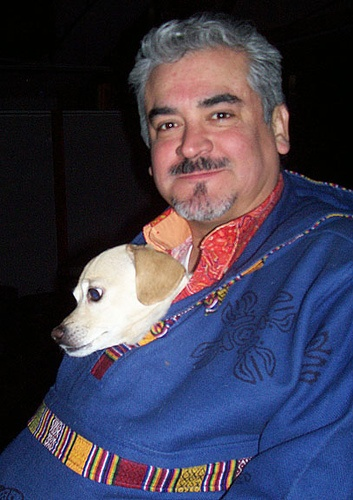
#> input picture deepblue/06.02.yolov5_mosic_anchor_kmeans/mosic/imgs/000001.jpg, 353 x 500 px; its folder holds only this picture in this run
$ jupyter execute --allow-errors mosic.ipynb
#> lines starting #> are read from the running program, lines starting #| are printed output that depends on the picture
# Yolo图像加载预处理
- YoloV5的训练的图像加载，流程如下，主要使用了马赛克增广(mosaic)：
    - 1.指定图像大小，例如640，注意没有指定宽高，仅仅是img_size = 640
    - 2.使用马赛克加载图像load_mosaic(self, index)
        - a.在所有dataset中选择4个图像（index，以及3个随机选择的图）
        - b.加载4个图像，并等比将图像长边缩放到img_size
        - c.创建一个大图，尺寸是2 * img_size, 2 * img_size，填充为全114、类型是uint8，3通道
        - c.将4个图像按照马赛克的方式拼接在一起放到大图上，例如指定随机uniform(img_size // 2, 2 * img_size - img_size // 2)中心为center，那么img1的右下角在center，img2的左下角在center，img3的右上角在center，img4的左上角在center
        - d.将4个图像的labels拼接为一个矩阵后，数值xywh变为left, top, right, bottom，并根据图像的位移，修改labels的位置
        - e.裁切超出区域的值，限制到（0, 2 * img_size）
        - f.此时得到输出，img为大图（2 * img_size, 2 * img_size），和labels（left, top, right, bottom）
        ```Python
        def load_mosaic(self, index):
            # loads images in a mosaic

            labels4 = []
            s = self.img_size
            yc, xc = [int(random.uniform(-x, 2 * s + x)) for x in self.mosaic_border]  # mosaic center x, y
            indices = [index] + [random.randint(0, len(self.labels) - 1) for _ in range(3)]  # 3 additional image indices
            for i, index in enumerate(indices):
                # Load image
                img, _, (h, w) = load_image(self, index)

                # place img in img4
                if i == 0:  # top left
                    img4 = np.full((s * 2, s * 2, img.shape[2]), 114, dtype=np.uint8)  # base image with 4 tiles
                    x1a, y1a, x2a, y2a = max(xc - w, 0), max(yc - h, 0), xc, yc  # xmin, ymin, xmax, ymax (large image)
                    x1b, y1b, x2b, y2b = w - (x2a - x1a), h - (y2a - y1a), w, h  # xmin, ymin, xmax, ymax (small image)
                elif i == 1:  # top right
                    x1a, y1a, x2a, y2a = xc, max(yc - h, 0), min(xc + w, s * 2), yc
                    x1b, y1b, x2b, y2b = 0, h - (y2a - y1a), min(w, x2a - x1a), h
                elif i == 2:  # bottom left
                    x1a, y1a, x2a, y2a = max(xc - w, 0), yc, xc, min(s * 2, yc + h)
                    x1b, y1b, x2b, y2b = w - (x2a - x1a), 0, max(xc, w), min(y2a - y1a, h)
                elif i == 3:  # bottom right
                    x1a, y1a, x2a, y2a = xc, yc, min(xc + w, s * 2), min(s * 2, yc + h)
                    x1b, y1b, x2b, y2b = 0, 0, min(w, x2a - x1a), min(y2a - y1a, h)

                img4[y1a:y2a, x1a:x2a] = img[y1b:y2b, x1b:x2b]  # img4[ymin:ymax, xmin:xmax]
                padw = x1a - x1b
                padh = y1a - y1b

                # Labels
                x = self.labels[index]
                labels = x.copy()
                if x.size > 0:  # Normalized xywh to pixel xyxy format
                    labels[:, 1] = w * (x[:, 1] - x[:, 3] / 2) + padw
                    labels[:, 2] = h * (x[:, 2] - x[:, 4] / 2) + padh
                    labels[:, 3] = w * (x[:, 1] + x[:, 3] / 2) + padw
                    labels[:, 4] = h * (x[:, 2] + x[:, 4] / 2) + padh
                labels4.append(labels)

            # Concat/clip labels
            if len(labels4):
                labels4 = np.concatenate(labels4, 0)
                # np.clip(labels4[:, 1:] - s / 2, 0, s, out=labels4[:, 1:])  # use with center crop
                np.clip(labels4[:, 1:], 0, 2 * s, out=labels4[:, 1:])  # use with random_affine
        ```
    - 3.random_affine，scale指定为0.5，这里translate和shear、degrees并没有使用
        - a.对大图进行随机变换，输出图像大小为img_size、img_size的目标大小
        - b.使用getRotationMatrix2D获取变换矩阵，中心为大图的中心，scale则是uniform(1 - scale, 1 + scale)
        - c.使用获取的变换矩阵对图像进行变换，并对框进行变换得到结果框
        - d.裁切坐标和宽高的大小，保证在图像内
        - e.根据条件保留box：
            - 第一条件：box的宽高大于2  (w > 2) & (h > 2)
            - 第二条件：box裁切后面积和box裁切前面积比 > 0.2
            - 第三条件：box的宽高比，高宽比最大值 < 20
        ```Python
        def random_affine(img, targets=(), degrees=10, translate=.1, scale=.1, shear=10, border=(0, 0)):
            # torchvision.transforms.RandomAffine(degrees=(-10, 10), translate=(.1, .1), scale=(.9, 1.1), shear=(-10, 10))
            # https://medium.com/uruvideo/dataset-augmentation-with-random-homographies-a8f4b44830d4
            # targets = [cls, xyxy]

            height = img.shape[0] + border[0] * 2  # shape(h,w,c)
            width = img.shape[1] + border[1] * 2

            # Rotation and Scale
            R = np.eye(3)
            a = random.uniform(-degrees, degrees)
            # a += random.choice([-180, -90, 0, 90])  # add 90deg rotations to small rotations
            s = random.uniform(1 - scale, 1 + scale)
            # s = 2 ** random.uniform(-scale, scale)
            R[:2] = cv2.getRotationMatrix2D(angle=a, center=(img.shape[1] / 2, img.shape[0] / 2), scale=s)

            # Translation
            T = np.eye(3)
            T[0, 2] = random.uniform(-translate, translate) * img.shape[1] + border[1]  # x translation (pixels)
            T[1, 2] = random.uniform(-translate, translate) * img.shape[0] + border[0]  # y translation (pixels)

            # Shear
            S = np.eye(3)
            S[0, 1] = math.tan(random.uniform(-shear, shear) * math.pi / 180)  # x shear (deg)
            S[1, 0] = math.tan(random.uniform(-shear, shear) * math.pi / 180)  # y shear (deg)

            # Combined rotation matrix
            M = S @ T @ R  # ORDER IS IMPORTANT HERE!!
            if (border[0] != 0) or (border[1] != 0) or (M != np.eye(3)).any():  # image changed
                img = cv2.warpAffine(img, M[:2], dsize=(width, height), flags=cv2.INTER_LINEAR, borderValue=(114, 114, 114))

            # Transform label coordinates
            n = len(targets)
            if n:
                # warp points
                xy = np.ones((n * 4, 3))
                xy[:, :2] = targets[:, [1, 2, 3, 4, 1, 4, 3, 2]].reshape(n * 4, 2)  # x1y1, x2y2, x1y2, x2y1
                xy = (xy @ M.T)[:, :2].reshape(n, 8)

                # create new boxes
                x = xy[:, [0, 2, 4, 6]]
                y = xy[:, [1, 3, 5, 7]]
                xy = np.concatenate((x.min(1), y.min(1), x.max(1), y.max(1))).reshape(4, n).T

                # # apply angle-based reduction of bounding boxes
                # radians = a * math.pi / 180
                # reduction = max(abs(math.sin(radians)), abs(math.cos(radians))) ** 0.5
                # x = (xy[:, 2] + xy[:, 0]) / 2
                # y = (xy[:, 3] + xy[:, 1]) / 2
                # w = (xy[:, 2] - xy[:, 0]) * reduction
                # h = (xy[:, 3] - xy[:, 1]) * reduction
                # xy = np.concatenate((x - w / 2, y - h / 2, x + w / 2, y + h / 2)).reshape(4, n).T

                # reject warped points outside of image
                xy[:, [0, 2]] = xy[:, [0, 2]].clip(0, width)
                xy[:, [1, 3]] = xy[:, [1, 3]].clip(0, height)
                w = xy[:, 2] - xy[:, 0]
                h = xy[:, 3] - xy[:, 1]
                area = w * h
                area0 = (targets[:, 3] - targets[:, 1]) * (targets[:, 4] - targets[:, 2])
                ar = np.maximum(w / (h + 1e-16), h / (w + 1e-16))  # aspect ratio
                i = (w > 2) & (h > 2) & (area / (area0 * s + 1e-16) > 0.2) & (ar < 20)

                targets = targets[i]
                targets[:, 1:5] = xy[i]

            return img, targets
        ```
    - 4.augment_hsv，随机hsv颜色变换，系数是：hsv_h: 0.015，hsv_s: 0.7，hsv_v: 0.4
        - a.生成随机增益：r = uniform(-1, 1, 3) * [hsv_h, hsv_s, hsv_v] + 1
        - b.将图像变换为HSV格式后，对h s v三个通道分别进行增益(使用LUT)(`look up table`)，然后转换为BGR得到结果
        ```Python
        def augment_hsv(img, hgain=0.5, sgain=0.5, vgain=0.5):
            r = np.random.uniform(-1, 1, 3) * [hgain, sgain, vgain] + 1  # random gains
            hue, sat, val = cv2.split(cv2.cvtColor(img, cv2.COLOR_BGR2HSV))
            dtype = img.dtype  # uint8

            x = np.arange(0, 256, dtype=np.int16)
            lut_hue = ((x * r[0]) % 180).astype(dtype)
            lut_sat = np.clip(x * r[1], 0, 255).astype(dtype)
            lut_val = np.clip(x * r[2], 0, 255).astype(dtype)

            img_hsv = cv2.merge((cv2.LUT(hue, lut_hue), cv2.LUT(sat, lut_sat), cv2.LUT(val, lut_val))).astype(dtype)
            cv2.cvtColor(img_hsv, cv2.COLOR_HSV2BGR, dst=img)  # no return needed
        ```
    - 5.随机翻转，水平方向随机0.5概率进行翻转。同时翻转labels


* YoloV5测试mAP时的图像处理：
    - 1.加载图像，并将长边缩放到img_size大小，load_image(self, index)
    - 2.letterbox(img, shape, auto=False, scaleup=self.augment)，居中缩放，使其大小为img_size, img_size。并将labels修改到同样位置

* YoloV5测试图像，进行检测时的处理：
    - 1.加载图像，并将长边缩放到img_size大小
    - 2.使用自动补齐，即:使得结果图大小能够整除64，不能整除则增加pad区域（填充114）
        - 比如640 x 310的图像，310无法整除64，则通过pad加10个高度，使得尺寸为320，pad方式为上边5、下边5  填充 114

[cell 1]
import os
import glob
import numpy as np
import cv2
import random
import matplotlib.pyplot as plt

[cell 2]
def load_voc_xml(file):
    with open(file, "r") as f:
        data = f.read()

    def convert(size, box):
        dw = 1./(size[0])
        dh = 1./(size[1])
        x = (box[0] + box[1])/2.0 - 1
        y = (box[2] + box[3])/2.0 - 1
        w = box[1] - box[0] + 1
        h = box[3] - box[2] + 1
        x = x*dw
        w = w*dw
        y = y*dh
        h = h*dh
        return x, y, w, h

    def middle(s, begin, end, pos_begin = 0):
        p = s.find(begin, pos_begin)
        if p == -1:
            return None, None

        p += len(begin)
        e = s.find(end, p)
        if e == -1:
            return None, None

        return s[p:e], e + len(end)

    objs = []
    object_, pos_ = middle(data, "<object>", "</object>")
    wh_field, _ = middle(data, "<size>", "</size>")
    width = int(middle(wh_field, "<width>", "</width>")[0])
    height = int(middle(wh_field, "<height>", "</height>")[0])
    label_map = ["aeroplane", "bicycle", "bird", "boat", "bottle", "bus", "car", "cat", "chair", "cow", "diningtable", "dog", "horse", "motorbike", "person", "pottedplant", "sheep", "sofa", "train", "tvmonitor"]
    while object_ is not None:
        xmin = int(middle(object_, "<xmin>", "</xmin>")[0])
        ymin = int(middle(object_, "<ymin>", "</ymin>")[0])
        xmax = int(middle(object_, "<xmax>", "</xmax>")[0])
        ymax = int(middle(object_, "<ymax>", "</ymax>")[0])
        name = middle(object_, "<name>", "</name>")[0]
        object_, pos_ = middle(data, "<object>", "</object>", pos_)
        x, y, w, h = convert((width, height), (xmin, xmax, ymin, ymax))
        label_index = label_map.index(name)
        objs.append((label_index, x, y, w, h))
    return np.array(objs, dtype=np.float32)

[cell 3]
image_paths = glob.glob("imgs/*.jpg")
#> (the rest of this cell did not finish here and is left out)

# 1.加载图像进行长边缩放

[cell 4]
img_size = 640

[cell 5]
image = cv2.imread(image_paths[0])
#> image is the input picture: shape (500, 353, 3); mean B, G, R 80.9, 60.9, 63.6
image.shape
#> Out = (500, 353, 3)

[cell 6]
max_line = max(image.shape[:2])
#> max_line = 500
max_line
#> Out = 500

[cell 7]
scale = img_size / max_line
#> scale = 1.28
scale
#> Out = 1.28

[cell 8]
image_resized = cv2.resize(image, (0, 0), fx=scale, fy=scale)
image_resized.shape
#> Out = (640, 452, 3)

# 2.马赛克增广

[cell 9]
img_size = 640
index = 0
x_center, y_center = [int(random.uniform(img_size // 2, 2 * img_size - img_size // 2)) for _ in range(2)]  # mosaic center x, y
#x_center, y_center = [img_size // 2 for _ in range(2)]  # mosaic center x, y
#x_center, y_center = [2 * img_size - img_size // 2 for _ in range(2)]  # mosaic center x, y
x_center, y_center

[cell 10]
indices = [index] + [random.randint(0, len(image_paths) - 1) for _ in range(3)]  # 3 additional image indices
indices

[cell 11]
offset_coeff = np.array([[1, 1], [0, 1], [1, 0], [0, 0]])
large_image = np.full((img_size * 2, img_size * 2, 3), 114, dtype=np.uint8)
for pos, image_index in enumerate(indices):
    image = cv2.imread(image_paths[image_index])
    scale = img_size / max(image.shape[:2])
    image = cv2.resize(image, (0, 0), fx=scale, fy=scale)
    image_height, image_width = image.shape[:2]
#> image_height = 640; image_width = 452

    offset = [x_center, y_center] - offset_coeff[pos] * [image_width, image_height]
#> offset = [408, 165]
#     offset = [0, 0]  # 可见如果不处理，就在dist图片的左上角绘图
#     offset = [x_center, y_center] - offset_coeff[pos] * [image_width, image_height]

    # 以计算左上角图片为例：
    # 以0，0为起点，假定随机中心为30， 50
    # 左上角的图是用右下角去碰中心的，所以当右下角在中心时，左上角在：
    # (cx - width, cy - height)   => (1, 1) x (w, h)

    # 再看右上角：(cx, cy - height) => (0, 1) x (w, h)
    # 左下：(cx - width, cy)       => (1, 0) x (w, h)
    # 右下：(cx, cy) 右下角的图刚好是用中心做起点 => (0, 0)
    # 这就是第一行四个系数的由来

    M = np.array([
        [1, 0, offset[0]],
        [0, 1, offset[1]]
    ], dtype=np.float32)
#> M = [[1, 0, 408], [0, 1, 165]]
    cv2.warpAffine(image, M, (img_size * 2, img_size * 2), dst=large_image, borderMode=cv2.BORDER_TRANSPARENT)
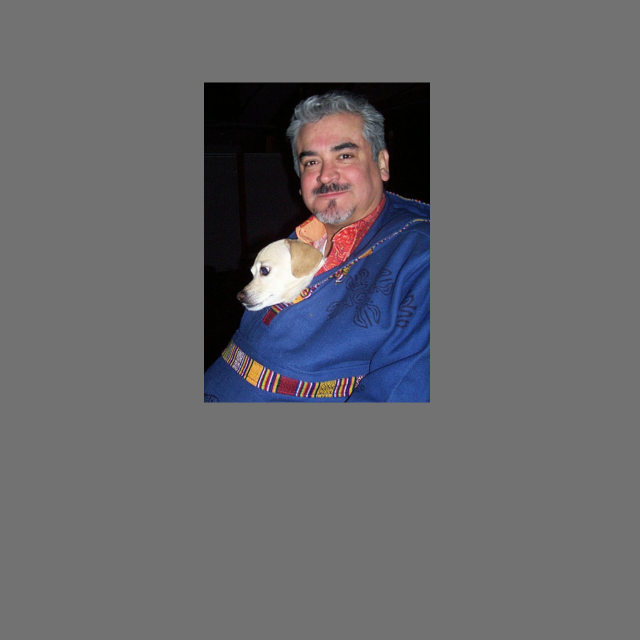
#> large_image: shape (1280, 1280, 3) (shown at 1/2 size); mean B, G, R 108.1, 104.6, 105.1

plt.imshow(large_image[..., ::-1])
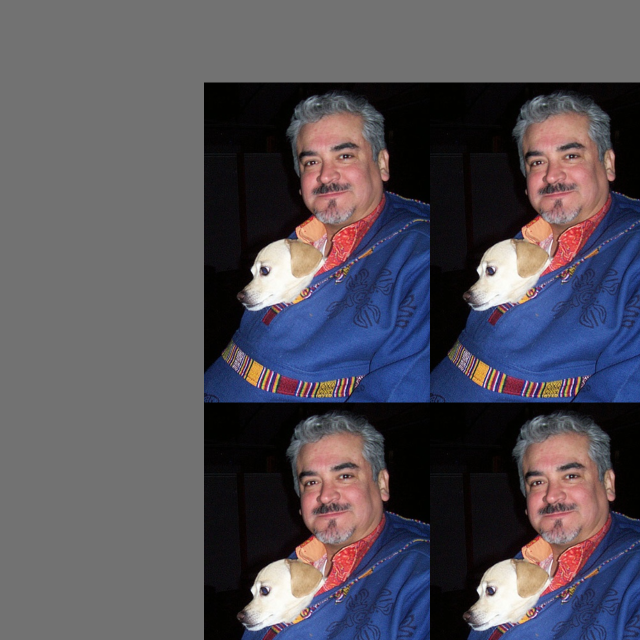
#> shown: shape (1280, 1280, 3) (shown at 1/2 size); mean R, G, B 85.8, 82.1, 90.9
